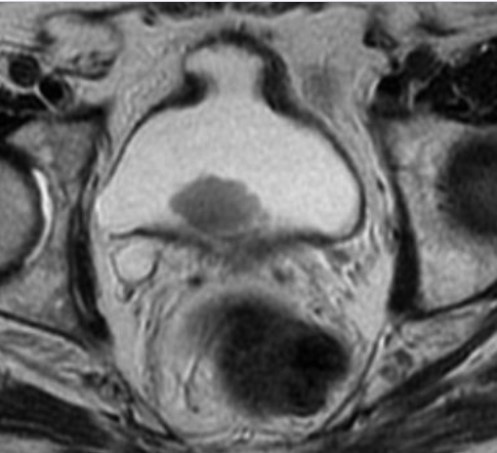
#> input picture cancer.jpg, 497 x 453 px
$ jupyter execute gloh.ipynb
#> lines starting #> are read from the running program, lines starting #| are printed output that depends on the picture
### GLOH (Gradient Location and Orientation Histogram)

GLOH (Gradient Location and Orientation Histogram) is a feature extraction technique commonly used in computer vision, particularly for tasks like image classification, object recognition, and feature matching. It combines gradient-based descriptors with the spatial arrangement of the gradients to represent the local structure of an image. GLOH builds upon SIFT (Scale-Invariant Feature Transform) features, providing a more robust and distinctive descriptor for matching keypoints in images.

#### Key Points:

- GLOH is designed to capture the distribution of gradients around keypoints.

- It divides the image patch around each keypoint into spatial regions and computes gradient orientation histograms.

- GLOH features are highly invariant to scale, rotation, and partial affine transformations, making them robust for various object recognition tasks.

#### Methodology

The GLOH feature extraction process can be broken down into the following key steps:

1. Image Preprocessing
    - The image is first converted to grayscale to simplify gradient calculations.

    - If the region of interest (ROI) is available (like cancer regions in medical images), the relevant portion of the image is cropped or selected.

2. Gradient Calculation (Sobel Operators)
    - The Sobel operator is used to calculate the image gradients in both the X and Y directions. These gradients represent the intensity changes in the image.

    - The gradient magnitude indicates the strength of an edge, while the orientation indicates the edge direction.

3. Keypoint Detection (SIFT)
    - SIFT detects distinctive keypoints in the image that are invariant to scale and rotation.

    - Each keypoint is described by its position, scale, and orientation.

4. GLOH Descriptor Calculation
    - For each keypoint, a local region around it is extracted, typically using its scale and orientation.

    - The orientation of gradients within this region is calculated and divided into bins (typically 36 bins to cover the 0-360° range).

    - Histograms of gradient orientations are computed for the region around each keypoint, capturing the gradient distribution.

    - These histograms are then concatenated to form the final GLOH feature vector.

5. Normalization
    - The GLOH feature vector is normalized to make the features invariant to changes in lighting and contrast.

#### Parameters

- ksize: Size of the Gabor kernel used for filtering the image. This parameter controls the spatial extent of the kernel.

- sigma: Standard deviation of the Gaussian function used in the Gabor filter, controlling the frequency response.

- lambd: Wavelength of the sinusoidal wave in the Gabor filter, which affects the frequency of the feature.

- gamma: Spatial aspect ratio. This affects the elongation of the Gabor filter's frequency.

- psi: Phase offset in the Gabor function, shifting the frequency response.

#### Advantages
- Robustness: GLOH features are robust to scale, rotation, and partial affine transformations. This makes them effective for tasks that involve object recognition in images with varying orientations or scales.

- Invariance: The GLOH descriptor is invariant to image transformations such as rotation and scale, allowing it to match features even in rotated or zoomed-in/zoomed-out images.

- Descriptive: GLOH captures both the orientation and spatial distribution of gradients around a keypoint, which helps in distinguishing unique objects or regions in an image.

#### For further info follow the links below:

[Exploring Gradient Location Orientation Histogram (GLOH) for Image Recognition and Object Detection](https://medium.com/@vincentchung_72457/exploring-gradient-location-orientation-histogram-gloh-for-image-recognition-and-object-detection-3e3c231a5b01)

[cell 1]
import cv2 as cv
import matplotlib.pyplot as plt
import numpy as np

# Step 1: Load the image
image_path = 'cancer.jpg'  # Specify your image path
original_image = cv.imread(image_path)
#> original_image is the input picture: shape (453, 497, 3); mean B, G, R 104, 103.9, 103.9

if original_image is None:
    raise FileNotFoundError(f"Image not found at path: {image_path}")

# Step 2: Extract the region of interest (ROI) - dummy example here
bbox_region_image = original_image  # Replace with actual extraction logic

# Step 3: Convert to grayscale (required for Sobel and keypoint extraction)
gray_image = cv.cvtColor(bbox_region_image, cv.COLOR_BGR2GRAY)

# Step 4: Compute gradients using Sobel filters
# Sobel filter computes the gradient in both the X and Y direction
grad_x = cv.Sobel(gray_image, cv.CV_32F, 1, 0, ksize=3)
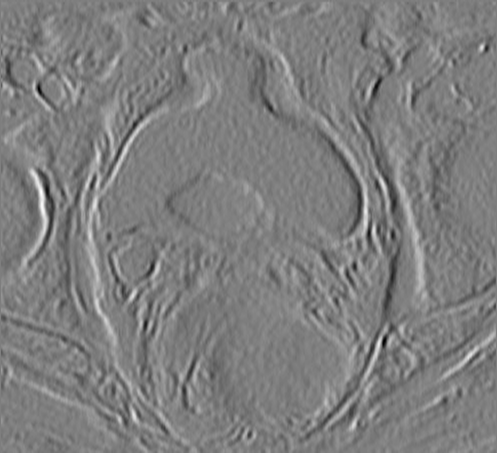
#> grad_x: shape (453, 497) float32; min -337, max 340, mean -0.5; drawn with min black and max white
grad_y = cv.Sobel(gray_image, cv.CV_32F, 0, 1, ksize=3)
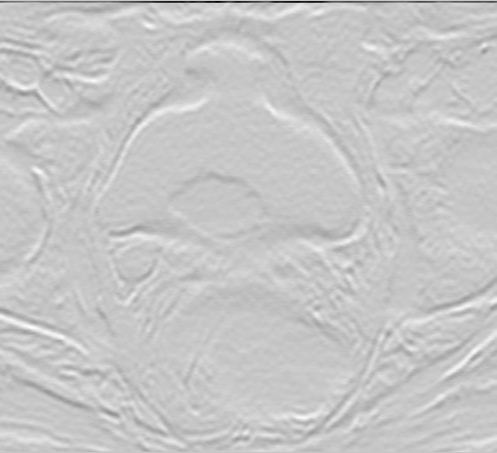
#> grad_y: shape (453, 497) float32; min -952, max 268, mean -2.7; drawn with min black and max white

# Step 5: Compute gradient magnitude and orientation
# Magnitude represents edge strength, orientation gives direction
mag, angle = cv.cartToPolar(grad_x, grad_y, angleInDegrees=True)
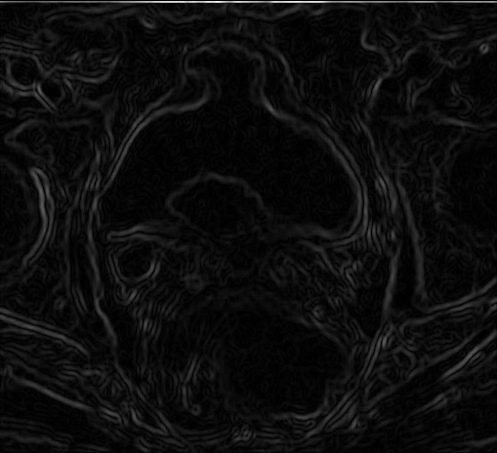
#> mag: shape (453, 497) float32; min 0, max 952, mean 50.2; drawn with min black and max white
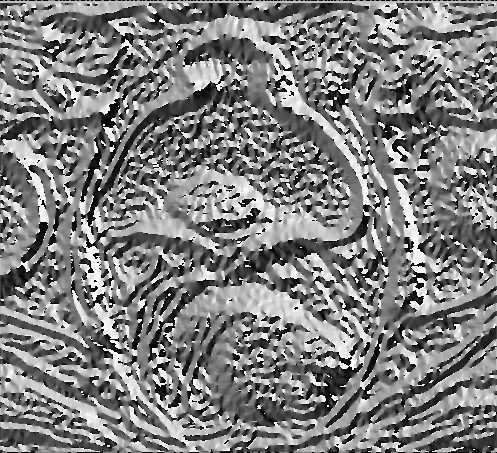
#> angle: shape (453, 497) float32; min 0, max 359.8, mean 180.7; drawn with min black and max white

# Step 6: Detect keypoints using SIFT (Scale-Invariant Feature Transform)
sift = cv.SIFT_create()
keypoints, descriptors = sift.detectAndCompute(bbox_region_image, None)
#> keypoints = 796 keypoints; strongest (x, y, size): (405, 299, 26.7), (40, 178, 8), (36, 90, 6), (274, 90, 25.5)
print(f"Number of keypoints detected: {len(keypoints)}")
#| Number of keypoints detected: 796

# Step 7: Compute GLOH (Gradient Location and Orientation Histogram) features
gloh_features = []

# Iterate over each keypoint to extract the region and compute GLOH
for kp in keypoints:
    x, y = int(kp.pt[0]), int(kp.pt[1])  # Keypoint coordinates
    scale = int(kp.size / 2)             # Scale factor (size of region around the keypoint)

    # Ensure region stays within image boundaries
    if (y - scale < 0 or y + scale >= angle.shape[0] or
        x - scale < 0 or x + scale >= angle.shape[1]):
        continue

    # Extract region of interest for GLOH histogram computation
    orientation_patch = angle[y - scale:y + scale, x - scale:x + scale]
    histogram = cv.calcHist([orientation_patch.astype(np.float32)], [0], None, [36], [0, 360])
    gloh_features.append(histogram)
#> this loop made 796 passes
#> (kp, x, y, scale) on passes 2 to 4: (keypoint at (6, 307.4), size 5.6, 6, 307, 2), (keypoint at (6.8, 374.6), size 5.9, 6, 374, 2), (keypoint at (7, 351.6), size 5.9, 6, 351, 2)
#> after the loop, gloh_features = 796 items

# Step 8: Concatenate GLOH features into a single feature vector and normalize
if gloh_features:
    gloh_features = cv.normalize(cv.hconcat(gloh_features), None)
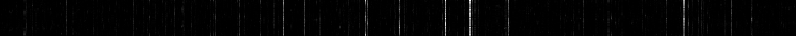
#> gloh_features: shape (36, 796) float32; min 0, max 0.103, mean 0.00136; drawn with min black and max white
    print("GLOH feature vector shape:", gloh_features.shape)
#| GLOH feature vector shape: (36, 796)
    print(gloh_features)
#> (printed output is left out)
else:
    print("No valid GLOH features were extracted.")
